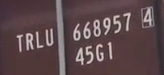
#> input picture images/code2.png, 164 x 75 px
$ python single_image_test.py
#> lines starting #> are read from the running program, lines starting #| are printed output that depends on the picture; after the words box and inside, x2 and y2 are one past the last pixel; in counts of white or black regions, pixels touching at a corner belong together; long printed decimals are rounded
#> in main, src_img is the input picture: shape (75, 164, 3); mean B, G, R 74.4, 71.7, 92.2
#| Image shape: (75, 164, 3)
### image_processing.py
import cv2
import numpy as np
from utils import display_image_cv2


def rotate_image(thresh_img):
    """ Rotate an image. Required input to be a binary image."""
    im_h, im_w = thresh_img.shape[0:2]
    if im_h > im_w:
        # Not yet implemented for vertical side code
        return thresh_img

    coords = np.column_stack(np.where(thresh_img > 0))
    angle = cv2.minAreaRect(coords)[-1]
    # the `cv2.minAreaRect` function returns values in the
    # range [-90, 0); as the rectangle rotates clockwise the
    # returned angle trends to 0 -- in this special case we
    # need to add 90 degrees to the angle
    if angle < -45:
        angle = -(90 + angle)
    # otherwise, just take the inverse of the angle to make
    # it positive
    else:
        angle = -angle
    # rotate the image
    (h, w) = thresh_img.shape[:2]
    center = (w // 2, h // 2)
    M = cv2.getRotationMatrix2D(center, angle, 1.0)
    rotated = cv2.warpAffine(thresh_img, M, (w, h), flags=cv2.INTER_CUBIC, borderMode=cv2.BORDER_REPLICATE)
    return rotated


def is_contour_bad(c, src_img):
    im_h, im_w = src_img.shape[0:2]
    box = cv2.boundingRect(c)
    x, y, w, h = box[0], box[1], box[2], box[3]
    # If image is a back code (width larger than height)
    if im_w > im_h:
        if h >= 0.8*im_h:  # likely to be a bar
            print("found a bar contour")
            return True
        if x < 0.4*im_w and y > 0.6*im_h:  # lower left unrelated symbols
            print("found a unrelated contour")
            return True
        if w*h < 0.003*im_h*im_w:  # Noise w/ area < 0.5% of image's area
            print("found a tiny noise contour")
            return True
    # Else, it a side code
    else:
        if w*h < 0.001*im_h*im_w:  # Noise
            print("found a tiny noise contour")
            return True
        if x+w >= 0.5*im_w and y+h >= 0.4*im_h:
            print("found a unrelated contour")
            return True
    return False


def remove_noise(cnts, thresh, src_img, visual):
    mask = np.ones(thresh.shape[:2], dtype="uint8") * 255
    # loop over the contours
    for c in cnts:
        # Draw contour for visualization
        if visual:
            box = cv2.boundingRect(c)
            x, y, w, h = box[0], box[1], box[2], box[3]
            cv2.rectangle(src_img, (x, y), (x + w, y + h), color=(0, 255, 0), thickness=1)
        # if the contour is bad, draw it on the mask (to remove it later)
        if is_contour_bad(c, src_img):
            cv2.drawContours(mask, [c], -1, 0, -1)
    # remove the contours from the image and show the resulting images
    result = cv2.bitwise_and(thresh, thresh, mask=mask)
    return result


def otsu_threshold(src_img):
    """ NOT expected to return white text on black background"""
    gray_img = cv2.cvtColor(src_img, cv2.COLOR_BGR2GRAY)
    # blur_img = cv2.GaussianBlur(gray_img, (3, 3), 0)
    _, thresh_img1 = cv2.threshold(gray_img, 127, 255, cv2.THRESH_BINARY | cv2.THRESH_OTSU)
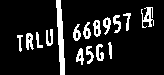
#> thresh_img1: shape (75, 164); 12.5% white; 16 white regions, largest, box (x1, y1, x2, y2) and area: (56, 0, 65, 75) 390, (141, 7, 154, 28) 141, (26, 33, 34, 50) 93
    thresh_img2 = cv2.adaptiveThreshold(gray_img, 255, cv2.ADAPTIVE_THRESH_GAUSSIAN_C, cv2.THRESH_BINARY, 19, 17)
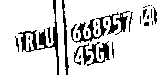
#> thresh_img2: shape (75, 164); 85.2% white; 27 black regions (15 under 20 px), largest, box (x1, y1, x2, y2) and area: (18, 0, 59, 75) 505, (71, 12, 119, 43) 396, (87, 41, 110, 66) 218
    thresh_img = cv2.bitwise_and(thresh_img1, thresh_img2)
    return thresh_img


def is_it_bbwt(thresh_img, depth=2):
    """ Make sure the thresh img has white text on black background """
#> called with depth = 2
    im_h, im_w = thresh_img.shape[0:2]
#> im_h = 75; im_w = 164
    # Calculate the pixel value of image border
    total_pixel_value = np.sum(thresh_img)
#> total_pixel_value = 391425
    center_img = thresh_img[depth:im_h-depth, depth:im_w-depth]
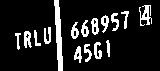
#> center_img: shape (71, 160); 13.3% white; 16 white regions
    center_pixel_value = np.sum(center_img)
#> center_pixel_value = 386325
    border_bw_value = (total_pixel_value - center_pixel_value) / (im_h*im_w - center_img.size)
#> border_bw_value = 5.43
    print("BBWT value:", border_bw_value)
#| BBWT value: 5.426
    return border_bw_value < 127  # If False mean not bbwt, and thresh must be invert


def process_image_for_ocr(src_img, visual=False):
    """
    Clean up other cluttering on the back code and return a threshold image.
    """
    print("Image shape:", src_img.shape)
    # Binarization
    thresh = otsu_threshold(src_img)
    if not is_it_bbwt(thresh):
        cv2.bitwise_not(thresh, thresh)  # invert
    cnts, _ = cv2.findContours(thresh, cv2.RETR_EXTERNAL, cv2.CHAIN_APPROX_SIMPLE)
#> cnts = 16 contours; largest, box (x1, y1, x2, y2) and area: (56, 0, 65, 75) 311, (93, 20, 101, 37) 82, (141, 7, 154, 28) 82, (26, 33, 34, 50) 73, (73, 24, 81, 41) 68
    # Remove noise
    clean = remove_noise(cnts, thresh, src_img, visual)
#> the loop in remove_noise, `for c in cnts:` made 16 passes
#| found a bar contour
#> after the loop in remove_noise, `for c in cnts:`:
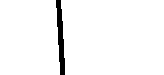
#> mask: shape (75, 164); 96.8% white; 1 black region, box (x1, y1, x2, y2) and area: (56, 0, 65, 75) 390
#> in remove_noise, `result = cv2.bitwise_and(thresh, thresh, mask=mask)`:
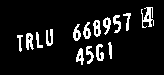
#> result: shape (75, 164); 9.3% white in thin lines or dots, all inside (x1, y1, x2, y2) = (17, 7, 154, 65)
    # Rotate
    rotated = rotate_image(clean)
#> in rotate_image, `coords = np.column_stack(np.where(thresh_img > 0))`: coords = 1145 pairs, first value 7 to 64, second value 17 to 153
#> in rotate_image, `angle = cv2.minAreaRect(coords)[-1]`: angle = -77.75
#> in rotate_image, `angle = -(90 + angle)`: angle = -12.25
#> in rotate_image, `M = cv2.getRotationMatrix2D(center, angle, 1.0)`: M = [[0.977, -0.212, 9.71], [0.212, 0.977, -16.55]]
#> in rotate_image, `rotated = cv2.warpAffine(thresh_img, M, (w, h), flags=cv2.INTER_CUBIC,..`:
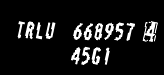
#> rotated: shape (75, 164); min 0, max 255, mean 23.8
    if visual:
        display_image_cv2(src_img, "original w/ box")
        display_image_cv2(thresh, "thresh")
        display_image_cv2(clean, "removed noise")
        display_image_cv2(rotated, "rotated")
    return rotated


# [4 lines left out: function main, not called in this run]


# [2 lines that do not run on import are left out]

### ocr.py
import pytesseract


# [63 lines left out: functions error_check, reformat_code, not called in this run]


def build_tesseract_options(is_sidecode=False):
    # tell Tesseract to only OCR alphanumeric characters
    alphanumeric = "ABCDEFGHIJKLMNOPQRSTUVWXYZ0123456789"
    if is_sidecode:
        options = "--psm 6"  # Assume a single uniform block of text
    else:
        options = "--psm 3"  # Fully automatic page segmentation, but no OSD. (Default)
    options += " --oem 3"
    options += " -c tessedit_char_whitelist={}".format(alphanumeric)
    options += " load_freq_dawg=false load_system_dawg=false"  # Tesseract won't use dictionary
    # set the PSM mode
    # options += " --psm {}".format(7)
    # return the built options string
    return options


def find_code_in_image(img):
    im_h, im_w = img.shape[0:2]
    if im_h > im_w:  # If this image is a side code image
        options = build_tesseract_options(True)
    else:
        options = build_tesseract_options(False)
    result = pytesseract.image_to_string(img, config=options)
    result = reformat_code(result)
    result = error_check(result)
    return result


def main():
    ...


# [2 lines that do not run on import are left out]

# TODO: Improve reformat for side code
# TODO: Use ISO_6346 check digits for better accuracy
# https://en.wikipedia.org/wiki/ISO_6346#Check_digit
# https://github.com/arthurdejong/python-stdnum/blob/master/stdnum/iso6346.py

### single_image_test.py
import cv2
import image_processing
import ocr
from utils import display_image_cv2


def get_code_in_image():
    """
    Detect the code in the image. Use in main program.
    """


def resize_to_suitable(src_img):
    im_h, im_w = src_img.shape[0:2]
    resized_img = cv2.resize(src_img, 2)
    return resized_img


def main():
    """
    Test recognition ability on a single image. Only used for testing
    """
    src_img = cv2.imread("images/code2.png")
    clean_img = image_processing.process_image_for_ocr(src_img)
    clean_img = cv2.bitwise_not(clean_img)
    clean_img = cv2.blur(clean_img, (2, 2))
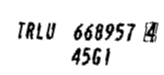
#> clean_img: shape (75, 164); min 0, max 255, mean 231.2
    res = ocr.find_code_in_image(clean_img)
    print(res)
    display_image_cv2(clean_img, "Final result")


if __name__ == "__main__":
    main()
#> (the call stopped at in find_code_in_image, `result = pytesseract.image_to_string(img, config=options)`: pytesseract is not available in this run)

# TODO: Find a wat to deskew vertical code
# TODO: But for now, focus on trying to make it run just based on back code

$ run again, with images/code1.png copied over images/code2.png
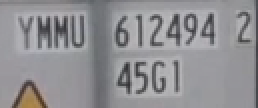
#> input picture images/code1.png, 129 x 54 px (shown 2 times larger)
#> in main, src_img is the input picture: shape (54, 129, 3); mean B, G, R 146.9, 143.9, 144.7
#| Image shape: (54, 129, 3)
#> thresh_img1: shape (54, 129); 78.5% white; 20 black regions (3 under 20 px), largest, box (x1, y1, x2, y2) and area: (30, 0, 66, 54) 522, (6, 40, 24, 54) 95, (127, 0, 129, 54) 81
#> thresh_img2: shape (54, 129); 87.6% white; black in thin lines or dots
#> total_pixel_value = 1388475
#> in is_it_bbwt, `center_img = thresh_img[depth:im_h-depth, depth:im_w-depth]`:
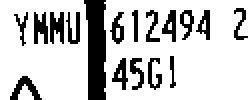
#> center_img: shape (50, 125) (shown 2 times larger); 78.6% white; 17 black regions, largest, box (x1, y1, x2, y2) and area: (42, 0, 53, 50) 444, (25, 6, 32, 22) 81, (5, 38, 21, 50) 81
#> center_pixel_value = 1252815
#> border_bw_value = 189.5
#| BBWT value: 189.469
#> thresh: shape (54, 129); 21.8% white; 20 white regions (2 under 20 px)
#> cnts = 20 contours, 5 with area under 20; largest, box (x1, y1, x2, y2) and area: (30, 0, 66, 54) 436, (6, 40, 24, 54) 68, (57, 8, 64, 24) 51, (27, 8, 34, 24) 51, (19, 8, 26, 24) 50
#> the loop in remove_noise, `for c in cnts:` made 20 passes
#> (printed output is left out)
#> result: shape (54, 129); 11.7% white in thin lines or dots, all inside (x1, y1, x2, y2) = (9, 6, 126, 47)
#> coords = 812 pairs, first value 6 to 46, second value 9 to 125
#> in rotate_image, `angle = cv2.minAreaRect(coords)[-1]`: angle = -88.91
#> in rotate_image, `angle = -(90 + angle)`: angle = -1.09
#> M = [[1, -0.019, 0.526], [0.019, 1, -1.21]]
#> in main, `clean_img = cv2.blur(clean_img, (2, 2))`:
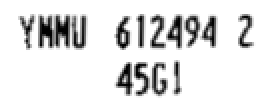
#> clean_img: shape (54, 129) (shown 2 times larger); min 0, max 255, mean 225.2

$ run again, with images/code3.png copied over images/code2.png
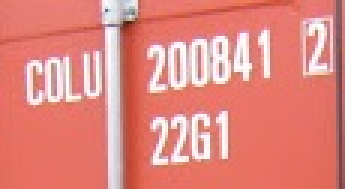
#> input picture images/code3.png, 115 x 63 px (shown 3 times larger)
#> in main, src_img is the input picture: shape (63, 115, 3); mean B, G, R 125.4, 133.7, 225
#| Image shape: (63, 115, 3)
#> in otsu_threshold, `_, thresh_img1 = cv2.threshold(gray_img, 127, 255, cv2.THRESH_BINARY |..`:
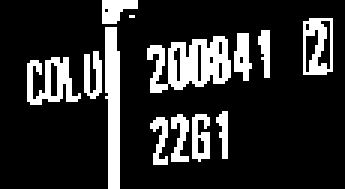
#> thresh_img1: shape (63, 115) (shown 3 times larger); 17.6% white; 13 white regions (1 under 20 px), largest, box (x1, y1, x2, y2) and area: (49, 12, 77, 31) 318, (35, 9, 40, 63) 231, (9, 19, 27, 35) 151
#> thresh_img2: shape (63, 115); 81.4% white; black in thin lines or dots
#> thresh_img: shape (63, 115); 17.6% white; 13 white regions (1 under 20 px), largest, box (x1, y1, x2, y2) and area: (49, 12, 77, 31) 314, (35, 9, 40, 63) 231, (9, 19, 27, 35) 151
#> total_pixel_value = 324615
#> center_img: shape (59, 111); 18.9% white; 13 white regions (1 under 20 px)
#> center_pixel_value = 316455
#> border_bw_value = 11.72
#| BBWT value: 11.724
#> cnts = 13 contours, 1 with area under 20; largest, box (x1, y1, x2, y2) and area: (49, 12, 77, 31) 287, (35, 9, 40, 63) 174, (101, 6, 111, 25) 159, (9, 19, 27, 35) 120, (64, 38, 70, 54) 52
#> the loop in remove_noise, `for c in cnts:` made 13 passes
#> (printed output is left out)
#> result: shape (63, 115); 14.4% white in thin lines or dots, all inside (x1, y1, x2, y2) = (9, 0, 111, 55)
#> coords = 1040 pairs, first value 0 to 54, second value 9 to 110
#> in rotate_image, `angle = cv2.minAreaRect(coords)[-1]`: angle = -5.27
#> in rotate_image, `angle = -angle`: angle = 5.27
#> M = [[0.996, 0.0919, -2.61], [-0.0919, 0.996, 5.37]]
#> in main, `clean_img = cv2.blur(clean_img, (2, 2))`:
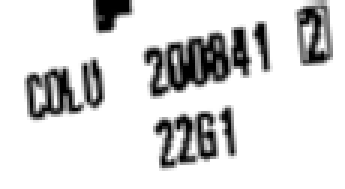
#> clean_img: shape (63, 115) (shown 3 times larger); min 0, max 255, mean 217.7

$ run again, with images/code4.png copied over images/code2.png
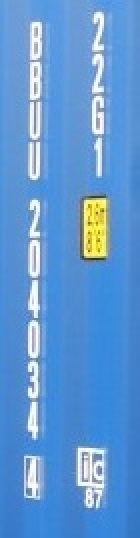
#> input picture images/code4.png, 140 x 538 px
#> in main, src_img is the input picture: shape (538, 140, 3); mean B, G, R 210.8, 151.6, 96.2
#| Image shape: (538, 140, 3)
#> thresh_img1: shape (538, 140); 9.5% white; 19 white regions (2 under 20 px), largest, box (x1, y1, x2, y2) and area: (84, 198, 108, 258) 1112, (78, 448, 106, 508) 1004, (24, 456, 40, 500) 486
#> thresh_img2: shape (538, 140); 92.8% white; black in thin lines or dots, all inside (x1, y1, x2, y2) = (21, 8, 112, 511)
#> thresh_img: shape (538, 140); 9.2% white; 20 white regions (3 under 20 px), largest, box (x1, y1, x2, y2) and area: (84, 198, 108, 258) 1088, (78, 448, 106, 508) 942, (24, 456, 40, 500) 482
#> total_pixel_value = 1773780
#> center_img: shape (534, 136); 9.6% white; 20 white regions (3 under 20 px)
#> border_bw_value = 0
#| BBWT value: 0.0
#> cnts = 18 contours, 1 with area under 20; largest, box (x1, y1, x2, y2) and area: (84, 198, 108, 258) 1198, (78, 448, 106, 508) 1162, (24, 456, 40, 500) 616, (30, 22, 42, 60) 390, (30, 62, 42, 100) 379
#> the loop in remove_noise, `for c in cnts:` made 18 passes
#> (printed output is left out)
#> result: shape (538, 140); 6.5% white; 15 white regions, largest, box (x1, y1, x2, y2) and area: (24, 456, 40, 500) 482, (28, 142, 40, 180) 370, (30, 62, 42, 100) 368
#> in main, `clean_img = cv2.blur(clean_img, (2, 2))`:
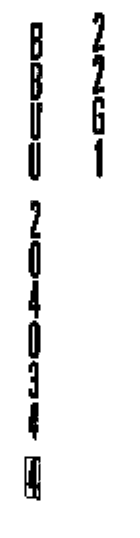
#> clean_img: shape (538, 140); min 0, max 255, mean 238.3
